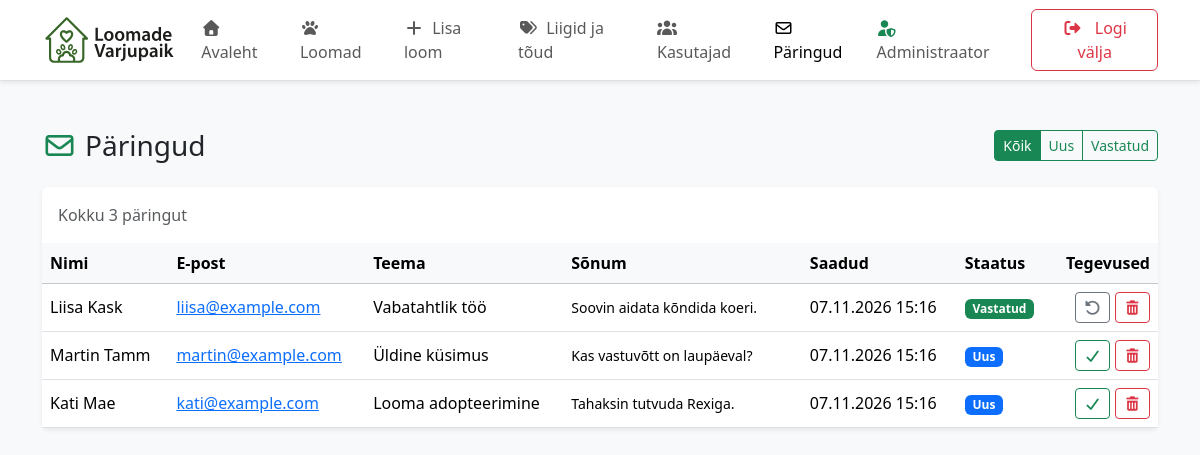
Screenshot of /veebirakendus/admin/requests.php (signed in) with the database file from the repository.
### tables this page shows
CREATE TABLE contact_requests (
    id INT UNSIGNED AUTO_INCREMENT PRIMARY KEY,
    name VARCHAR(80) NOT NULL,
    email VARCHAR(120) NOT NULL,
    topic ENUM('Looma adopteerimine', 'Vabatahtlik töö', 'Annetamine', 'Üldine küsimus') NOT NULL,
    message TEXT NOT NULL,
    status ENUM('Uus', 'Vastatud') NOT NULL DEFAULT 'Uus',
    created_at TIMESTAMP NOT NULL DEFAULT CURRENT_TIMESTAMP
);

### veebirakendus/includes/functions.php (called while the page is built, shortened)
<?php
function e(mixed $value): string
{
    return htmlspecialchars((string) $value, ENT_QUOTES | ENT_SUBSTITUTE, 'UTF-8');
}
function current_user(): ?array
{
    return $_SESSION['user'] ?? null;
}
function require_login(string $loginUrl): array
{
    $user = current_user();
    return $user;
}

### veebirakendus/admin/requests.php (the view, shortened to what this page needs)
<?php
require_once __DIR__ . '/../includes/functions.php';
$statusFilter = is_string($_GET['status'] ?? null) && in_array($_GET['status'], REQUEST_STATUSES, true) ? $_GET['status'] : '';
$adminActive = 'requests';
require __DIR__ . '/../includes/admin_header.php';
$perPage = max(1, (int) $config['per_page_admin']);
$where = $statusFilter !== '' ? 'WHERE status = :status' : '';
$countStmt = $pdo->prepare("SELECT COUNT(*) FROM contact_requests $where");
$countStmt->execute();
$total = (int) $countStmt->fetchColumn();
$totalPages = max(1, (int) ceil($total / $perPage));
$page = min(page_number(), $totalPages);
$offset = ($page - 1) * $perPage;
$listStmt = $pdo->prepare("SELECT id, name, email, topic, message, status, created_at
    FROM contact_requests $where
    ORDER BY created_at DESC, id DESC
    LIMIT :limit OFFSET :offset");
$listStmt->bindValue(':limit', $perPage, PDO::PARAM_INT);
$listStmt->bindValue(':offset', $offset, PDO::PARAM_INT);
$listStmt->execute();
$rows = $listStmt->fetchAll();
function requests_url(string $status, int $page): string
{
    $params = [];
    if ($status !== '') {
        $params['status'] = $status;
    }
    return 'requests.php' . ($params ? '?' . http_build_query($params) : '');
}
$filters = ['' => 'Kõik', 'Uus' => 'Uus', 'Vastatud' => 'Vastatud'];
?>
<div class="d-flex flex-wrap justify-content-between align-items-center gap-3 mb-4">
    <h1 class="h3 mb-0"><i class="fa-regular fa-envelope text-success me-2"></i>Päringud</h1>
    <div class="btn-group" role="group" aria-label="Staatuse filter">
        <?php foreach ($filters as $value => $label): ?>
            <a href="<?= e(requests_url($value, 1)) ?>"
                class="btn btn-sm <?= $statusFilter === $value ? 'btn-success' : 'btn-outline-success' ?>"><?= e($label) ?></a>
        <?php endforeach; ?>
    </div>
</div>
<div class="card shadow-sm border-0">
    <div class="card-body pb-0">
        <p class="text-muted mb-3">Kokku <?= $total ?> päringut<?= $statusFilter !== '' ? ' (staatus: ' . e($statusFilter) . ')' : '' ?></p>
    </div>
    <div class="table-responsive">
        <table class="table align-middle table-hover mb-0">
            <thead class="table-light">
                <tr>
                    <th scope="col">Nimi</th>
                    <th scope="col">E-post</th>
                    <th scope="col">Teema</th>
                    <th scope="col" style="min-width: 220px;">Sõnum</th>
                    <th scope="col">Saadud</th>
                    <th scope="col">Staatus</th>
                    <th scope="col" class="text-end">Tegevused</th>
                </tr>
            </thead>
            <tbody>
                <?php foreach ($rows as $r): ?>
                    <?php
                    $message = (string) $r['message'];
                    $isLong = mb_strlen($message) > 120;
                    $preview = $isLong ? mb_substr($message, 0, 120) . '…' : $message;
                    $isNew = $r['status'] === 'Uus';
                    ?>
                    <tr>
                        <td><?= e($r['name']) ?></td>
                        <td><a href="mailto:<?= e($r['email']) ?>"><?= e($r['email']) ?></a></td>
                        <td><?= e($r['topic']) ?></td>
                        <td>
                            <?php if ($isLong): ?>
                                <details>
                                    <summary class="small" style="cursor: pointer;"><?= e($preview) ?></summary>
                                    <div class="small mt-2 text-break" style="white-space: pre-wrap;"><?= e($message) ?></div>
                                </details>
                            <?php else: ?>
                                <span class="small" style="white-space: pre-wrap;"><?= e($message) ?></span>
                            <?php endif; ?>
                        </td>
                        <td class="text-nowrap"><?= e(date('d.m.Y H:i', strtotime((string) $r['created_at']))) ?></td>
                        <td>
                            <span class="badge <?= $isNew ? 'bg-primary' : 'bg-success' ?>"><?= e($r['status']) ?></span>
                        </td>
                        <td class="text-end text-nowrap">
                            <form method="post" action="requests.php" class="d-inline">
                                <button type="submit" class="btn btn-sm <?= $isNew ? 'btn-outline-success' : 'btn-outline-secondary' ?>"
                                    title="<?= $isNew ? 'Märgi vastatuks' : 'Märgi uueks' ?>"
                                    aria-label="<?= $isNew ? 'Märgi vastatuks' : 'Märgi uueks' ?>">
                                    <i class="fa-solid <?= $isNew ? 'fa-check' : 'fa-rotate-left' ?>"></i>
                                </button>
                            </form>
                            <form method="post" action="requests.php" class="d-inline"
                                onsubmit="return confirm('Kustutada päring? Seda ei saa tagasi võtta.')">
                                <button type="submit" class="btn btn-sm btn-outline-danger" title="Kustuta" aria-label="Kustuta päring">
                                    <i class="fa-solid fa-trash-can"></i>
                                </button>
                            </form>
                        </td>
                    </tr>
                <?php endforeach; ?>
            </tbody>
        </table>
    </div>
</div>
<?php require __DIR__ . '/../includes/admin_footer.php'; ?>

### veebirakendus/includes/admin_header.php (shortened to what this page needs)
<?php
require_once __DIR__ . '/functions.php';
$user = require_login('../login.php');
$adminActive = $adminActive ?? '';
?>
<!doctype html>
<html lang="et">
<head>
    <link href="https://cdn.jsdelivr.net/npm/bootstrap@5.3.8/dist/css/bootstrap.min.css" rel="stylesheet"
>
    <link rel="stylesheet" href="https://cdnjs.cloudflare.com/ajax/libs/font-awesome/7.0.1/css/all.min.css">
    <link rel="stylesheet" href="../assets/css/style.css">
</head>
<body class="bg-light">
    <nav class="navbar navbar-expand-lg bg-white border-bottom shadow-sm">
        <div class="container">
            <a class="navbar-brand" href="index.php"><img src="../assets/images/logo_big.svg" alt="Mario Käpakodu" height="50"></a>
            <div class="collapse navbar-collapse" id="adminMenu">
                <ul class="navbar-nav me-auto">
                    <li class="nav-item"><a class="nav-link <?= $adminActive === 'home' ? 'active' : '' ?>" href="index.php"><i class="fa-solid fa-house me-1"></i> Avaleht</a></li>
                    <li class="nav-item"><a class="nav-link <?= $adminActive === 'animals' ? 'active' : '' ?>" href="animals.php"><i class="fa-solid fa-paw me-1"></i> Loomad</a></li>
                    <li class="nav-item"><a class="nav-link <?= $adminActive === 'animal_form' ? 'active' : '' ?>" href="animal_form.php"><i class="fa-solid fa-plus me-1"></i> Lisa loom</a></li>
                    <li class="nav-item"><a class="nav-link <?= $adminActive === 'species' ? 'active' : '' ?>" href="species.php"><i class="fa-solid fa-tags me-1"></i> Liigid ja tõud</a></li>
                    <li class="nav-item"><a class="nav-link <?= $adminActive === 'users' ? 'active' : '' ?>" href="users.php"><i class="fa-solid fa-users me-1"></i> Kasutajad</a></li>
                    <li class="nav-item"><a class="nav-link <?= $adminActive === 'requests' ? 'active' : '' ?>" href="requests.php"><i class="fa-regular fa-envelope me-1"></i> Päringud</a></li>
                </ul>
                <span class="navbar-text me-3"><i class="fa-solid fa-user-shield text-success me-1"></i> <?= e($user['name']) ?></span>
                <form method="post" action="logout.php" class="d-inline">
                    <button type="submit" class="btn btn-outline-danger"><i class="fa-solid fa-right-from-bracket me-2"></i> Logi välja</button>
                </form>
            </div>
        </div>
    </nav>
    <main class="container py-5">

### veebirakendus/includes/admin_footer.php (shortened to what this page needs)
    </main>
</body>
</html>

### veebirakendus/assets/css/style.css (style rules this page uses)
.btn-outline-success { color: #198754 !important; }

### rows the page displays
contact_requests: name "Liisa Kask", email "liisa@example.com", topic "Vabatahtlik töö", message "Soovin aidata kõndida koeri.", created_at "07.11.2026 15:16", status "Vastatud"
contact_requests: name "Martin Tamm", email "martin@example.com", topic "Üldine küsimus", message "Kas vastuvõtt on laupäeval?", created_at "07.11.2026 15:16", status "Uus"
contact_requests: name "Kati Mae", email "kati@example.com", topic "Looma adopteerimine", message "Tahaksin tutvuda Rexiga.", created_at "07.11.2026 15:16", status "Uus"

### other values shown
$user['name'] "Administraator"
$label "Kõik"
$label "Uus"
$label "Vastatud"
$total "3"
